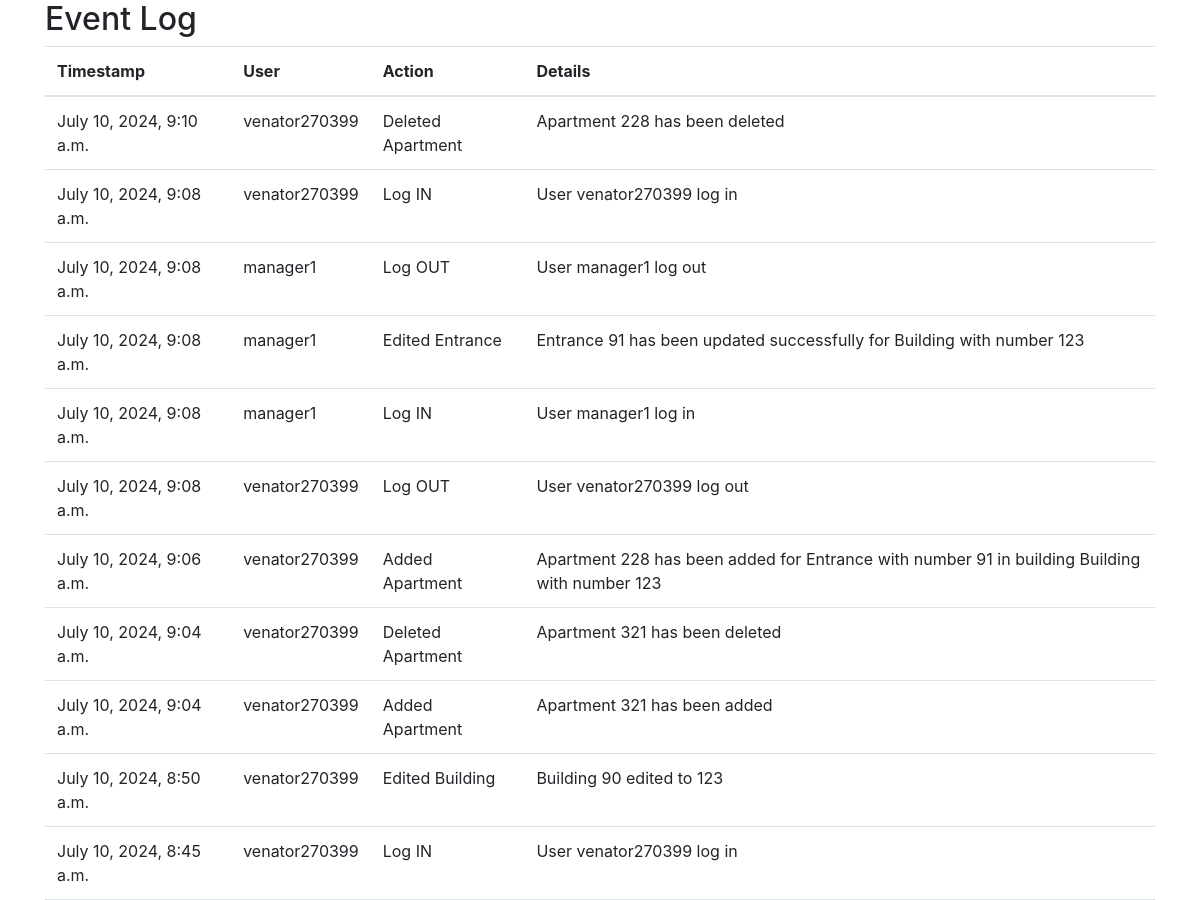
/event-log/ (signed in, upper part), run on an earlier commit of the app's database.
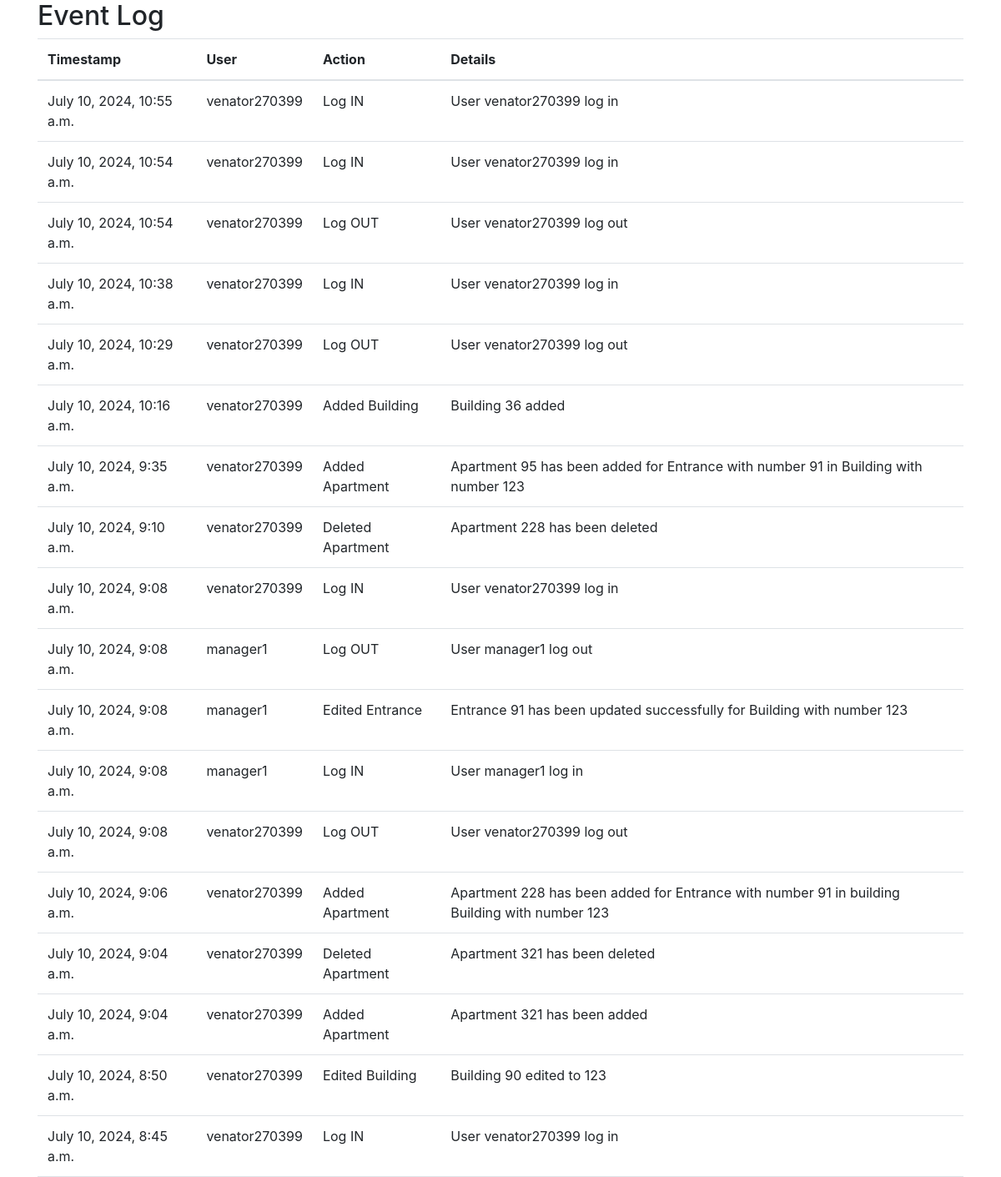
And on a later commit of the database.
### home_security/models.py (models this page shows, shortened)
class Event(models.Model):
    user = models.ForeignKey(User, on_delete=models.SET_NULL, null=True)
    action = models.CharField(max_length=100)
    timestamp = models.DateTimeField(auto_now_add=True)
    details = models.TextField(blank=True)

class User(AbstractUser):
    ADMIN = 1
    MANAGER = 2
    GUARD = 3
    ROLE_CHOICES = (
        (ADMIN, "Administrator"),
        (MANAGER, "Manager"),
        (GUARD, "Guard"),
    )
    role = models.PositiveSmallIntegerField(choices=ROLE_CHOICES, blank=True, null=True)
    def is_admin(self):
        return self.role == self.ADMIN

### home_security/views.py (the view)
# urls.py: path("event-log/", views.view_event_log, name="event-log"),
@login_required
@admin_required
def view_event_log(request):
    logs = Event.objects.all().order_by("-timestamp")
    return render(request, "event-log.html", {"logs": logs})

### templates/event-log.html (shortened to what this page needs)
{% extends 'base.html' %}
{% block content %}
<h2>Event Log</h2>
<table class="table">
    <thead>
        <tr>
            <th>Timestamp</th>
            <th>User</th>
            <th>Action</th>
            <th>Details</th>
        </tr>
    </thead>
    <tbody>
        {% for log in logs %}
        <tr>
            <td>{{ log.timestamp }}</td>
            <td>{{ log.user.username }}</td>
            <td>{{ log.action }}</td>
            <td>{{ log.details }}</td>
        </tr>
        {% endfor %}
    </tbody>
</table>
{% endblock %}

What changed in the data, as far as the page shows it:
added Event: timestamp "July 10, 2024, 10:55 a.m.", user.username "venator270399", action "Log IN", details "User venator270399 log in"
added Event: timestamp "July 10, 2024, 10:54 a.m.", user.username "venator270399", action "Log IN", details "User venator270399 log in"
added Event: timestamp "July 10, 2024, 10:54 a.m.", user.username "venator270399", action "Log OUT", details "User venator270399 log out"
added Event: timestamp "July 10, 2024, 10:38 a.m.", user.username "venator270399", action "Log IN", details "User venator270399 log in"
added Event: timestamp "July 10, 2024, 10:29 a.m.", user.username "venator270399", action "Log OUT", details "User venator270399 log out"
added Event: timestamp "July 10, 2024, 10:16 a.m.", user.username "venator270399", action "Added Building", details "Building 36 added"
added Event: timestamp "July 10, 2024, 9:35 a.m.", user.username "venator270399", action "Added Apartment", details "Apartment 95 has been added for Entrance with number 91 in Building with number 123"
